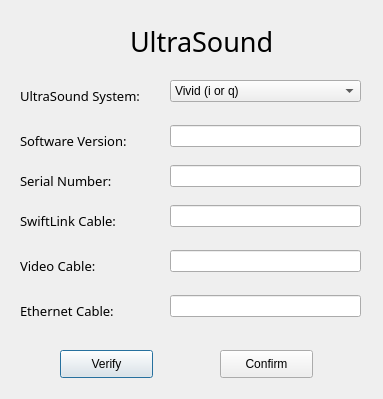
<?xml version="1.0" encoding="UTF-8"?>
<ui version="4.0">
 <class>Dialog</class>
 <widget class="QDialog" name="Dialog">
  <property name="geometry">
   <rect>
    <x>0</x>
    <y>0</y>
    <width>383</width>
    <height>399</height>
   </rect>
  </property>
  <property name="windowTitle">
   <string>Dialog</string>
  </property>
  <widget class="QLineEdit" name="softwarever_text">
   <property name="geometry">
    <rect>
     <x>170</x>
     <y>125</y>
     <width>191</width>
     <height>22</height>
    </rect>
   </property>
  </widget>
  <widget class="QLabel" name="label_6">
   <property name="geometry">
    <rect>
     <x>20</x>
     <y>295</y>
     <width>131</width>
     <height>31</height>
    </rect>
   </property>
   <property name="font">
    <font>
     <family>Product Sans Light</family>
     <pointsize>10</pointsize>
    </font>
   </property>
   <property name="text">
    <string>Ethernet Cable:</string>
   </property>
  </widget>
  <widget class="QPushButton" name="check_button">
   <property name="geometry">
    <rect>
     <x>60</x>
     <y>350</y>
     <width>93</width>
     <height>28</height>
    </rect>
   </property>
   <property name="text">
    <string>Verify</string>
   </property>
  </widget>
  <widget class="QLineEdit" name="swiftlink_text">
   <property name="geometry">
    <rect>
     <x>170</x>
     <y>205</y>
     <width>191</width>
     <height>22</height>
    </rect>
   </property>
  </widget>
  <widget class="QLabel" name="label_3">
   <property name="geometry">
    <rect>
     <x>20</x>
     <y>165</y>
     <width>131</width>
     <height>31</height>
    </rect>
   </property>
   <property name="font">
    <font>
     <family>Product Sans Light</family>
     <pointsize>10</pointsize>
    </font>
   </property>
   <property name="text">
    <string>Serial Number:</string>
   </property>
  </widget>
  <widget class="QLabel" name="label_4">
   <property name="geometry">
    <rect>
     <x>20</x>
     <y>205</y>
     <width>131</width>
     <height>31</height>
    </rect>
   </property>
   <property name="font">
    <font>
     <family>Product Sans Light</family>
     <pointsize>10</pointsize>
    </font>
   </property>
   <property name="text">
    <string>SwiftLink Cable:</string>
   </property>
  </widget>
  <widget class="QLineEdit" name="serialnum_text">
   <property name="geometry">
    <rect>
     <x>170</x>
     <y>165</y>
     <width>191</width>
     <height>22</height>
    </rect>
   </property>
  </widget>
  <widget class="QLabel" name="label">
   <property name="geometry">
    <rect>
     <x>20</x>
     <y>80</y>
     <width>151</width>
     <height>31</height>
    </rect>
   </property>
   <property name="font">
    <font>
     <family>Product Sans Light</family>
     <pointsize>10</pointsize>
    </font>
   </property>
   <property name="text">
    <string>UltraSound System:</string>
   </property>
  </widget>
  <widget class="QLineEdit" name="videocable_text">
   <property name="geometry">
    <rect>
     <x>170</x>
     <y>250</y>
     <width>191</width>
     <height>22</height>
    </rect>
   </property>
  </widget>
  <widget class="QLineEdit" name="ethernet_text">
   <property name="geometry">
    <rect>
     <x>170</x>
     <y>295</y>
     <width>191</width>
     <height>22</height>
    </rect>
   </property>
  </widget>
  <widget class="QLabel" name="title">
   <property name="geometry">
    <rect>
     <x>130</x>
     <y>21</y>
     <width>161</width>
     <height>41</height>
    </rect>
   </property>
   <property name="font">
    <font>
     <family>Product Sans</family>
     <pointsize>20</pointsize>
    </font>
   </property>
   <property name="text">
    <string>UltraSound</string>
   </property>
  </widget>
  <widget class="QLabel" name="label_5">
   <property name="geometry">
    <rect>
     <x>20</x>
     <y>250</y>
     <width>131</width>
     <height>31</height>
    </rect>
   </property>
   <property name="font">
    <font>
     <family>Product Sans Light</family>
     <pointsize>10</pointsize>
    </font>
   </property>
   <property name="text">
    <string>Video Cable:</string>
   </property>
  </widget>
  <widget class="QLabel" name="label_2">
   <property name="geometry">
    <rect>
     <x>20</x>
     <y>125</y>
     <width>131</width>
     <height>31</height>
    </rect>
   </property>
   <property name="font">
    <font>
     <family>Product Sans Light</family>
     <pointsize>10</pointsize>
    </font>
   </property>
   <property name="text">
    <string>Software Version:</string>
   </property>
  </widget>
  <widget class="QPushButton" name="confirm_button">
   <property name="geometry">
    <rect>
     <x>220</x>
     <y>350</y>
     <width>93</width>
     <height>28</height>
    </rect>
   </property>
   <property name="text">
    <string>Confirm</string>
   </property>
  </widget>
  <widget class="QComboBox" name="ultrasound_combo">
   <property name="geometry">
    <rect>
     <x>170</x>
     <y>80</y>
     <width>191</width>
     <height>22</height>
    </rect>
   </property>
   <item>
    <property name="text">
     <string>Vivid (i or q)</string>
    </property>
   </item>
   <item>
    <property name="text">
     <string>Vivid IQ</string>
    </property>
   </item>
   <item>
    <property name="text">
     <string>Vivid S-70</string>
    </property>
   </item>
   <item>
    <property name="text">
     <string>X300 PE</string>
    </property>
   </item>
   <item>
    <property name="text">
     <string>X700</string>
    </property>
   </item>
   <item>
    <property name="text">
     <string>SC200 System</string>
    </property>
   </item>
   <item>
    <property name="text">
     <string>Sequoia System (PAL)</string>
    </property>
   </item>
   <item>
    <property name="text">
     <string>Sequoia System (NTSC)</string>
    </property>
   </item>
   <item>
    <property name="text">
     <string>P500</string>
    </property>
   </item>
  </widget>
 </widget>
 <resources/>
 <connections/>
</ui>
